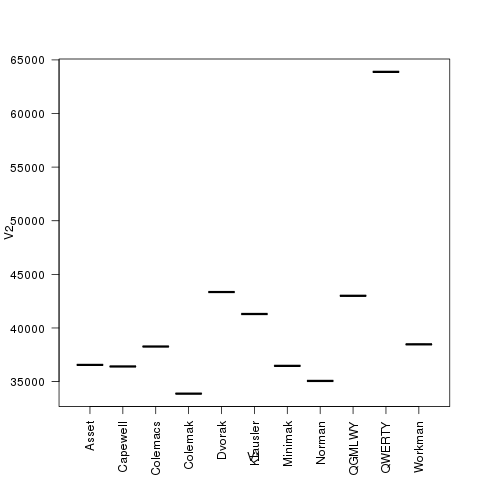

Recreate this plot in R.
t <- read.table("workman.dat", sep=":")
png("workman.png")
plot(t, las=2)
dev.off()
